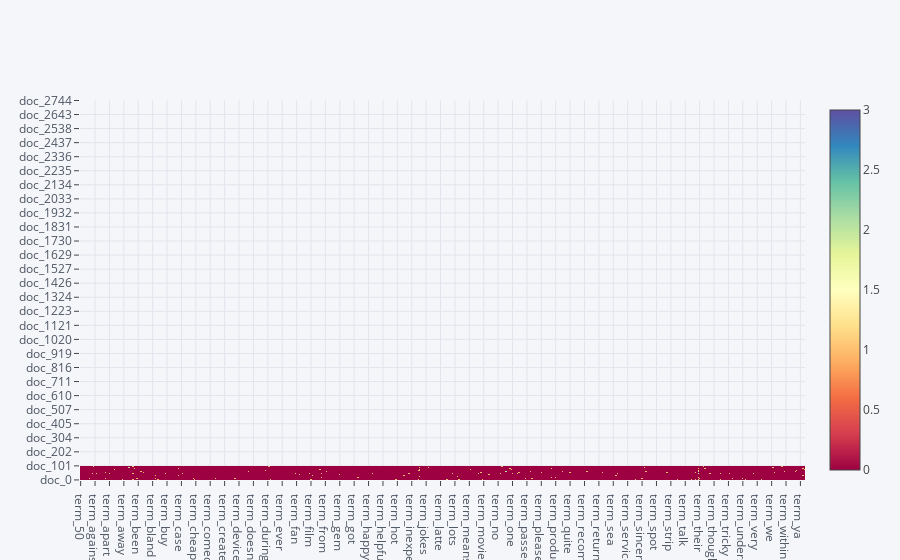

Notebook source saved alongside this figure:
### Markdown cell above
#### Exercise 3

### Code cell
X_sample = X.sample(n=100)
X_sample_counts = count_vect.fit_transform(X_sample.sentence)
plot_x = ["term_"+str(i) for i in count_vect.get_feature_names()[0:]]
plot_y = ["doc_"+ str(i) for i in list(X.index)[0:]]
plot_z = X_sample_counts[0:, 0:].toarray()
offline.iplot(ta.plot_heat_map(plot_x, plot_y, plot_z))

### Figure 1 — Plotly figure (JSON) as saved in the notebook; plotly's stock layout.template omitted (floating-point values rounded to 4 significant figures; data arrays with more than 128 entries replaced by an {"elided": "..."} marker saying what was removed)
{"data": [{"colorscale": [[0, "rgb(158,1,66)"], [0.1, "rgb(213,62,79)"], [0.2, "rgb(244,109,67)"], [0.3, "rgb(253,174,97)"], [0.4, "rgb(254,224,139)"], [0.5, "rgb(255,255,191)"], [0.6, "rgb(230,245,152)"], [0.7, "rgb(171,221,164)"], [0.8, "rgb(102,194,165)"], [0.9, "rgb(50,136,189)"], [1, "rgb(94,79,162)"]], "type": "heatmap", "x": {"elided": "554 str values"}, "y": {"elided": "2731 str values"}, "z": {"elided": "100x554 int values"}}], "layout": {"legend": {"bgcolor": "#F5F6F9", "font": {"color": "#4D5663"}}, "paper_bgcolor": "#F5F6F9", "plot_bgcolor": "#F5F6F9", "xaxis1": {"gridcolor": "#E1E5ED", "tickfont": {"color": "#4D5663"}, "title": "", "titlefont": {"color": "#4D5663"}, "zerolinecolor": "#E1E5ED"}, "yaxis1": {"gridcolor": "#E1E5ED", "tickfont": {"color": "#4D5663"}, "title": "", "titlefont": {"color": "#4D5663"}, "zeroline": false, "zerolinecolor": "#E1E5ED"}}}
